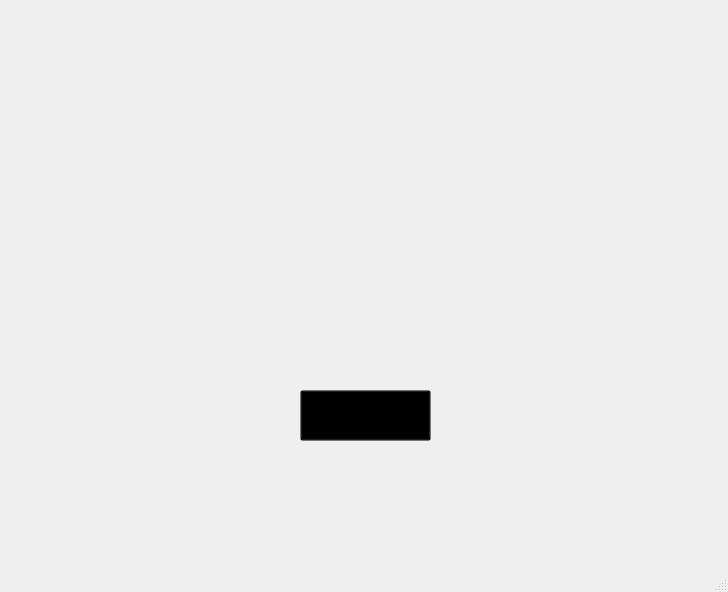
<?xml version="1.0" encoding="UTF-8"?>
<ui version="4.0">
 <class>MainWindow</class>
 <widget class="QMainWindow" name="MainWindow">
  <property name="geometry">
   <rect>
    <x>0</x>
    <y>0</y>
    <width>728</width>
    <height>592</height>
   </rect>
  </property>
  <property name="windowTitle">
   <string>MainWindow</string>
  </property>
  <widget class="QWidget" name="centralwidget">
   <widget class="QLabel" name="label">
    <property name="geometry">
     <rect>
      <x>250</x>
      <y>270</y>
      <width>47</width>
      <height>13</height>
     </rect>
    </property>
    <property name="text">
     <string/>
    </property>
    <property name="pixmap">
     <pixmap>:/inicio/Start.png</pixmap>
    </property>
    <property name="scaledContents">
     <bool>true</bool>
    </property>
   </widget>
   <widget class="QLabel" name="label_2">
    <property name="geometry">
     <rect>
      <x>90</x>
      <y>0</y>
      <width>561</width>
      <height>551</height>
     </rect>
    </property>
    <property name="text">
     <string/>
    </property>
    <property name="pixmap">
     <pixmap resource="telasa.qrc">:/inicio/Start.jpg</pixmap>
    </property>
    <property name="scaledContents">
     <bool>true</bool>
    </property>
   </widget>
   <widget class="QPushButton" name="StartButton">
    <property name="geometry">
     <rect>
      <x>300</x>
      <y>390</y>
      <width>131</width>
      <height>51</height>
     </rect>
    </property>
    <property name="styleSheet">
     <string notr="true">background-color: rgba(0,0,0,0);</string>
    </property>
    <property name="text">
     <string/>
    </property>
   </widget>
  </widget>
  <widget class="QMenuBar" name="menubar">
   <property name="geometry">
    <rect>
     <x>0</x>
     <y>0</y>
     <width>728</width>
     <height>21</height>
    </rect>
   </property>
  </widget>
  <widget class="QStatusBar" name="statusbar"/>
 </widget>
 <resources>
  <include location="telasa.qrc"/>
 </resources>
 <connections/>
</ui>
